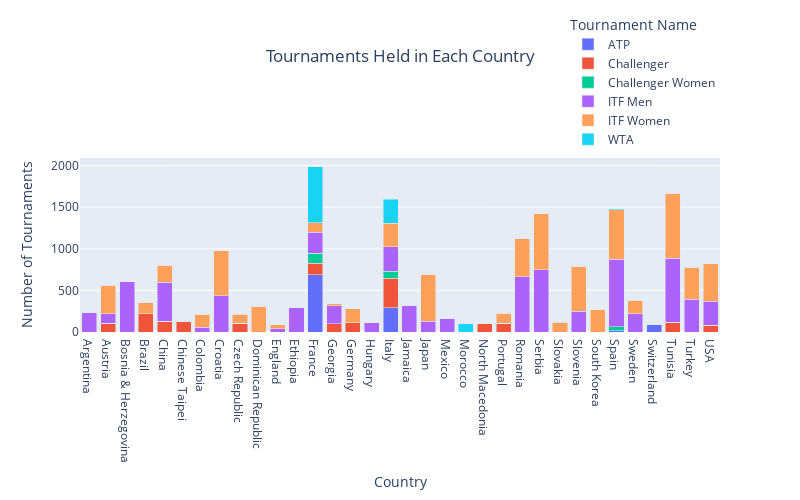

The code cell stored with this chart in its notebook:
### Markdown cell above
# 4-what tournaments were being held in each host country ??

### Code cell
# Sample data similar to the description
Countries_with_Tournaments = pd.merge( MatchVenueInfo[['match_id' , 'country']] , MatchTournamentInfo[['match_id','tournament_category_name']] ,  on='match_id')
Countries_with_Tournaments.columns
tournament_counts = Countries_with_Tournaments.groupby(['country', 'tournament_category_name']).size().unstack(fill_value=0).reset_index()

tournament_counts_long = tournament_counts.melt(id_vars=['country'], var_name='Tournament Name', value_name='Number of Tournaments')

# Create the stacked bar plot using Plotly
fig = px.bar(
    tournament_counts_long,
    x='country',
    y='Number of Tournaments',
    color='Tournament Name',
    title='Tournaments Held in Each Country',
    labels={'Number of Tournaments': 'Number of Tournaments', 'country': 'Country'},
    height=500,
    width=800
)
# Customize the layout for a more modern look
fig.update_layout(
    title={ 'text': 'Tournaments Held in Each Country', 'y':0.9,'x':0.5,'xanchor': 'center','yanchor': 'top' } ,
    legend_title_text='Tournament Name',
    legend=dict( orientation="v", yanchor="bottom", y=1.02, xanchor="right", x=1 ),
    barmode='stack',
    xaxis_title='Country',
    yaxis_title='Number of Tournaments'
)
fig.show()

### Figure 1 — Plotly figure (JSON) as saved in the notebook; plotly's stock layout.template omitted (floating-point values rounded to 4 significant figures)
{"data": [{"alignmentgroup": "True", "hovertemplate": "Tournament Name=ATP<br>Country=%{x}<br>Number of Tournaments=%{y}<extra></extra>", "legendgroup": "ATP", "marker": {"color": "#636efa", "pattern": {"shape": ""}}, "name": "ATP", "offsetgroup": "ATP", "orientation": "v", "showlegend": true, "textposition": "auto", "type": "bar", "x": ["Argentina", "Austria", "Bosnia & Herzegovina", "Brazil", "China", "Chinese Taipei", "Colombia", "Croatia", "Czech Republic", "Dominican Republic", "England", "Ethiopia", "France", "Georgia", "Germany", "Hungary", "Italy", "Jamaica", "Japan", "Mexico", "Morocco", "North Macedonia", "Portugal", "Romania", "Serbia", "Slovakia", "Slovenia", "South Korea", "Spain", "Sweden", "Switzerland", "Tunisia", "Turkey", "USA"], "xaxis": "x", "y": [0, 0, 0, 0, 0, 0, 0, 0, 0, 0, 0, 0, 690, 0, 0, 0, 289, 0, 0, 0, 0, 0, 0, 0, 0, 0, 0, 0, 17, 0, 87, 0, 0, 0], "yaxis": "y"}, {"alignmentgroup": "True", "hovertemplate": "Tournament Name=Challenger<br>Country=%{x}<br>Number of Tournaments=%{y}<extra></extra>", "legendgroup": "Challenger", "marker": {"color": "#EF553B", "pattern": {"shape": ""}}, "name": "Challenger", "offsetgroup": "Challenger", "orientation": "v", "showlegend": true, "textposition": "auto", "type": "bar", "x": ["Argentina", "Austria", "Bosnia & Herzegovina", "Brazil", "China", "Chinese Taipei", "Colombia", "Croatia", "Czech Republic", "Dominican Republic", "England", "Ethiopia", "France", "Georgia", "Germany", "Hungary", "Italy", "Jamaica", "Japan", "Mexico", "Morocco", "North Macedonia", "Portugal", "Romania", "Serbia", "Slovakia", "Slovenia", "South Korea", "Spain", "Sweden", "Switzerland", "Tunisia", "Turkey", "USA"], "xaxis": "x", "y": [0, 108, 0, 217, 129, 128, 0, 0, 107, 0, 0, 0, 139, 97, 111, 0, 358, 0, 0, 0, 0, 107, 108, 0, 0, 0, 0, 0, 0, 0, 0, 115, 0, 84], "yaxis": "y"}, {"alignmentgroup": "True", "hovertemplate": "Tournament Name=Challenger Women<br>Country=%{x}<br>Number of Tournaments=%{y}<extra></extra>", "legendgroup": "Challenger Women", "marker": {"color": "#00cc96", "pattern": {"shape": ""}}, "name": "Challenger Women", "offsetgroup": "Challenger Women", "orientation": "v", "showlegend": true, "textposition": "auto", "type": "bar", "x": ["Argentina", "Austria", "Bosnia & Herzegovina", "Brazil", "China", "Chinese Taipei", "Colombia", "Croatia", "Czech Republic", "Dominican Republic", "England", "Ethiopia", "France", "Georgia", "Germany", "Hungary", "Italy", "Jamaica", "Japan", "Mexico", "Morocco", "North Macedonia", "Portugal", "Romania", "Serbia", "Slovakia", "Slovenia", "South Korea", "Spain", "Sweden", "Switzerland", "Tunisia", "Turkey", "USA"], "xaxis": "x", "y": [0, 0, 0, 0, 0, 0, 0, 0, 0, 0, 0, 0, 119, 0, 0, 0, 85, 0, 0, 0, 0, 0, 0, 0, 0, 0, 0, 0, 45, 0, 0, 0, 0, 0], "yaxis": "y"}, {"alignmentgroup": "True", "hovertemplate": "Tournament Name=ITF Men<br>Country=%{x}<br>Number of Tournaments=%{y}<extra></extra>", "legendgroup": "ITF Men", "marker": {"color": "#ab63fa", "pattern": {"shape": ""}}, "name": "ITF Men", "offsetgroup": "ITF Men", "orientation": "v", "showlegend": true, "textposition": "auto", "type": "bar", "x": ["Argentina", "Austria", "Bosnia & Herzegovina", "Brazil", "China", "Chinese Taipei", "Colombia", "Croatia", "Czech Republic", "Dominican Republic", "England", "Ethiopia", "France", "Georgia", "Germany", "Hungary", "Italy", "Jamaica", "Japan", "Mexico", "Morocco", "North Macedonia", "Portugal", "Romania", "Serbia", "Slovakia", "Slovenia", "South Korea", "Spain", "Sweden", "Switzerland", "Tunisia", "Turkey", "USA"], "xaxis": "x", "y": [239, 114, 603, 0, 469, 0, 57, 438, 0, 0, 40, 289, 249, 221, 0, 109, 290, 314, 129, 167, 0, 0, 0, 662, 748, 0, 251, 0, 814, 220, 0, 771, 392, 285], "yaxis": "y"}, {"alignmentgroup": "True", "hovertemplate": "Tournament Name=ITF Women<br>Country=%{x}<br>Number of Tournaments=%{y}<extra></extra>", "legendgroup": "ITF Women", "marker": {"color": "#FFA15A", "pattern": {"shape": ""}}, "name": "ITF Women", "offsetgroup": "ITF Women", "orientation": "v", "showlegend": true, "textposition": "auto", "type": "bar", "x": ["Argentina", "Austria", "Bosnia & Herzegovina", "Brazil", "China", "Chinese Taipei", "Colombia", "Croatia", "Czech Republic", "Dominican Republic", "England", "Ethiopia", "France", "Georgia", "Germany", "Hungary", "Italy", "Jamaica", "Japan", "Mexico", "Morocco", "North Macedonia", "Portugal", "Romania", "Serbia", "Slovakia", "Slovenia", "South Korea", "Spain", "Sweden", "Switzerland", "Tunisia", "Turkey", "USA"], "xaxis": "x", "y": [0, 340, 0, 135, 206, 0, 158, 539, 109, 309, 48, 0, 119, 23, 171, 0, 288, 0, 564, 0, 0, 0, 115, 458, 674, 116, 539, 265, 596, 161, 0, 780, 387, 452], "yaxis": "y"}, {"alignmentgroup": "True", "hovertemplate": "Tournament Name=WTA<br>Country=%{x}<br>Number of Tournaments=%{y}<extra></extra>", "legendgroup": "WTA", "marker": {"color": "#19d3f3", "pattern": {"shape": ""}}, "name": "WTA", "offsetgroup": "WTA", "orientation": "v", "showlegend": true, "textposition": "auto", "type": "bar", "x": ["Argentina", "Austria", "Bosnia & Herzegovina", "Brazil", "China", "Chinese Taipei", "Colombia", "Croatia", "Czech Republic", "Dominican Republic", "England", "Ethiopia", "France", "Georgia", "Germany", "Hungary", "Italy", "Jamaica", "Japan", "Mexico", "Morocco", "North Macedonia", "Portugal", "Romania", "Serbia", "Slovakia", "Slovenia", "South Korea", "Spain", "Sweden", "Switzerland", "Tunisia", "Turkey", "USA"], "xaxis": "x", "y": [0, 0, 0, 0, 0, 0, 0, 0, 0, 0, 0, 0, 671, 0, 0, 0, 285, 0, 0, 0, 102, 0, 0, 0, 0, 0, 0, 0, 10, 0, 0, 0, 0, 0], "yaxis": "y"}], "layout": {"barmode": "stack", "height": 500, "legend": {"orientation": "v", "title": {"text": "Tournament Name"}, "tracegroupgap": 0, "x": 1, "xanchor": "right", "y": 1.02, "yanchor": "bottom"}, "title": {"text": "Tournaments Held in Each Country", "x": 0.5, "xanchor": "center", "y": 0.9, "yanchor": "top"}, "width": 800, "xaxis": {"anchor": "y", "domain": [0, 1], "title": {"text": "Country"}}, "yaxis": {"anchor": "x", "domain": [0, 1], "title": {"text": "Number of Tournaments"}}}}
